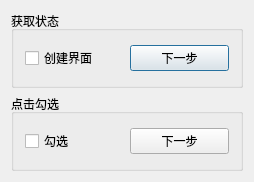
<?xml version="1.0" encoding="UTF-8"?>
<ui version="4.0">
 <class>CheckBox</class>
 <widget class="QDialog" name="CheckBox">
  <property name="geometry">
   <rect>
    <x>0</x>
    <y>0</y>
    <width>254</width>
    <height>182</height>
   </rect>
  </property>
  <property name="windowTitle">
   <string>CheckBox</string>
  </property>
  <layout class="QVBoxLayout" name="verticalLayout">
   <item>
    <widget class="QGroupBox" name="groupBox">
     <property name="title">
      <string>获取状态</string>
     </property>
     <layout class="QHBoxLayout" name="horizontalLayout">
      <item>
       <widget class="QCheckBox" name="checkBox">
        <property name="text">
         <string>创建界面</string>
        </property>
       </widget>
      </item>
      <item>
       <widget class="QPushButton" name="pushButton">
        <property name="text">
         <string>下一步</string>
        </property>
       </widget>
      </item>
     </layout>
    </widget>
   </item>
   <item>
    <widget class="QGroupBox" name="groupBox_2">
     <property name="title">
      <string>点击勾选</string>
     </property>
     <layout class="QHBoxLayout" name="horizontalLayout_2">
      <item>
       <widget class="QCheckBox" name="checkBox_2">
        <property name="text">
         <string>勾选</string>
        </property>
       </widget>
      </item>
      <item>
       <widget class="QPushButton" name="pushButton_2">
        <property name="text">
         <string>下一步</string>
        </property>
       </widget>
      </item>
     </layout>
    </widget>
   </item>
  </layout>
 </widget>
 <layoutdefault spacing="6" margin="11"/>
 <resources/>
 <connections/>
</ui>
